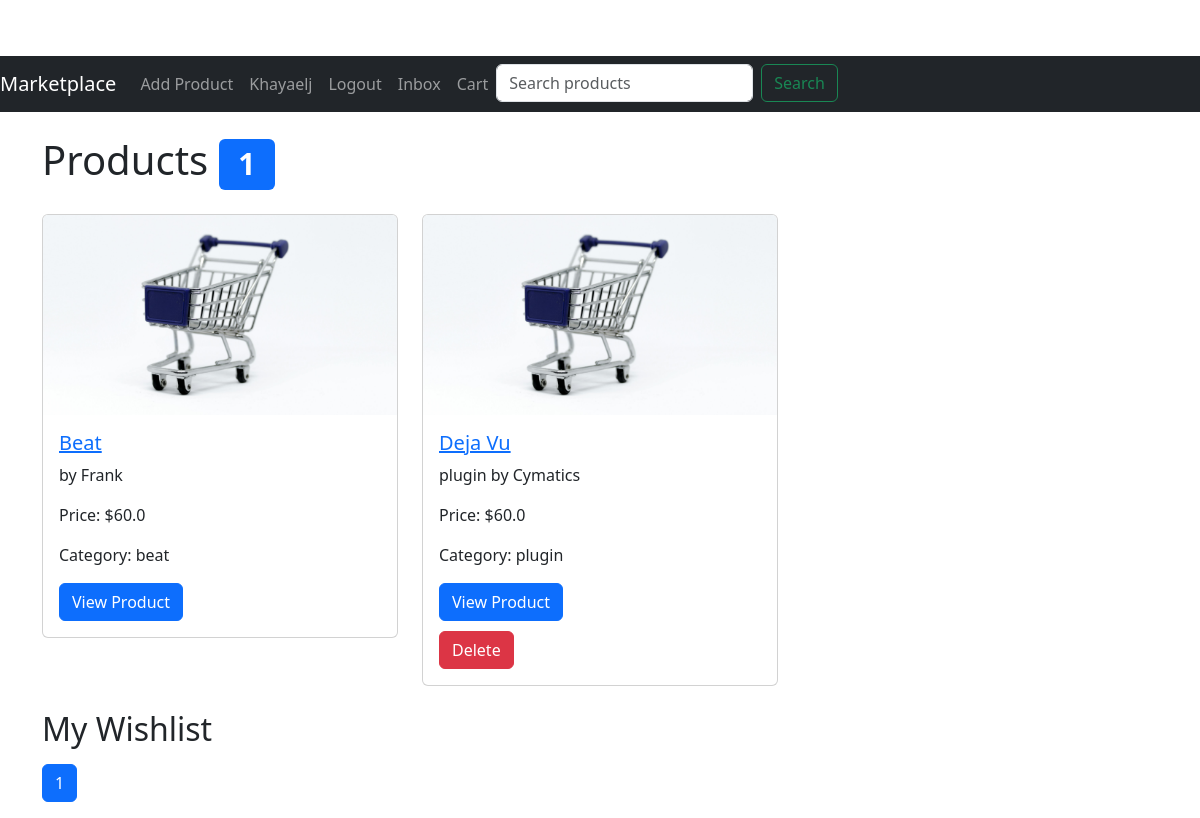
The app's page /index (signed in) with its own data.
### app/models.py (models this page shows, shortened)
class User(UserMixin, db.Model):
    id = db.Column(db.Integer, primary_key=True)
    username = db.Column(db.String(64), index=True, unique=True)
    email = db.Column(db.String(120), index=True, unique=True)
    password_hash = db.Column(db.String(128))
    profile_picture = db.Column(db.String(150), nullable=True)
    products = db.relationship('Product', backref='author', lazy='dynamic')
    reviews = db.relationship('Review', backref='author', lazy='dynamic')
    wishlist_entries = db.relationship('Wishlist', backref='user', lazy=True)
    received_messages = db.relationship('Message', foreign_keys='Message.receiver_id', backref='receiver', overlaps="sent_messages,received_messages")
    sent_messages = db.relationship('Message', foreign_keys='Message.sender_id', backref='sender', overlaps="received_messages,sent_messages")

class Product(db.Model):
    id = db.Column(db.Integer, primary_key=True)
    title = db.Column(db.String(128))
    description = db.Column(db.String(1024))
    price = db.Column(db.Float)
    image = db.Column(db.String(150), nullable=True)
    is_sold = db.Column(db.Boolean, default=False)
    created_at = db.Column(db.DateTime, index=True, default=datetime.utcnow)
    user_id = db.Column(db.Integer, db.ForeignKey('user.id'))
    category_id = db.Column(db.Integer, db.ForeignKey('category.id'))
    file_path = db.Column(db.String(150), nullable=True)  # Field for storing file paths
    file_type = db.Column(db.String(50), nullable=True)  # Field to store the type of file (e.g., 'ebook', 'plugin', 'instrumental')
    reviews = db.relationship('Review', backref='product', lazy='dynamic')
    orders = db.relationship('Order', backref='product', lazy='dynamic')

class Category(db.Model):
    id = db.Column(db.Integer, primary_key=True)
    name = db.Column(db.String(64), index=True, unique=True)
    products = db.relationship('Product', backref='category', lazy='dynamic')

### app/routes.py (the view)
@bp.route('/')
@bp.route('/index')
@login_required
def index():
    products = Product.query.order_by(Product.created_at.desc()).paginate(per_page=10)
    print(f"Products: {products.items}")  # Debug statement
    cart = Cart.query.filter_by(user_id=current_user.id).first()
    cart_item_count = len(CartItem.query.filter_by(cart_id=cart.id).all()) if cart else 0
    wishlist_items = Wishlist.query.filter_by(user_id=current_user.id).all()
    print(f"Wishlist Items: {wishlist_items}")  # Debug statement
    unread_count = Message.query.filter_by(receiver_id=current_user.id, read=False).count()
    return render_template('home.html', products=products, cart_item_count=cart_item_count, wishlist_items=wishlist_items, unread_count=unread_count)

### app/models.py (called while the page is built)
@login.user_loader
def load_user(id):
    return User.query.get(int(id))

### app/routes.py (called while the page is built)
@bp.before_request
def before_request():
    if current_user.is_authenticated:
        unread_count = Message.query.filter_by(receiver_id=current_user.id, read=False).count()
        current_app.jinja_env.globals['unread_count'] = unread_count

### app/templates/home.html (shortened to what this page needs)
{% extends "base.html" %}
{% block content %}
  <h1 class="my-4">Products
    <span class="badge bg-primary">{{ cart_item_count }}</span>
  </h1>
  <div class="row">
    {% for product in products.items %}
    <div class="col-md-4 mb-4">
      <div class="card">
        {% if product.image %}
          <img src="{{ url_for('static', filename='images/' + product.image) }}" class="card-img-top" alt="{{ product.title }}">
        {% else %}
          <img src="{{ url_for('static', filename='images/default.jpg') }}" class="card-img-top" alt="Default Image">
        {% endif %}
        <div class="card-body">
          <h5 class="card-title"><a href="{{ url_for('main.product', id=product.id) }}">{{ product.title }}</a></h5>
          <p class="card-text">{{ product.description }}</p>
          <p class="card-text">Price: ${{ product.price }}</p>
          <p class="card-text">Category: {{ product.category.name }}</p>
          <a href="{{ url_for('main.product', id=product.id) }}" class="btn btn-primary">View Product</a>
          {% if product.author == current_user %}
          <form action="{{ url_for('main.remove_product', id=product.id) }}" method="post" style="margin-top: 10px;">
              <button type="submit" class="btn btn-danger">Delete</button>
          </form>
          {% endif %}
        </div>
      </div>
    </div>
    {% endfor %}
  </div>
  <h2>My Wishlist</h2>
  <nav aria-label="Page navigation">
    <ul class="pagination">
      {% for page_num in products.iter_pages(left_edge=2, right_edge=2, left_current=1, right_current=1) %}
      {% if page_num %}
      <li class="page-item {% if page_num == products.page %}active{% endif %}">
        <a class="page-link" href="{{ url_for('main.index', page=page_num) }}">{{ page_num }}</a>
      </li>
      {% else %}
      <li class="page-item disabled"><span class="page-link">...</span></li>
      {% endif %}
      {% endfor %}
    </ul>
  </nav>
{% endblock %}

### app/templates/base.html (shortened to what this page needs)
<!doctype html>
<html lang="en">
<head>
  <link rel="stylesheet" href="{{ url_for('static', filename='css/styles.css') }}">
  <link href="https://cdn.jsdelivr.net/npm/bootstrap@5.3.0/dist/css/bootstrap.min.css" rel="stylesheet">
</head>
<body>
  <nav class="navbar navbar-expand-lg navbar-dark bg-dark">
    <a class="navbar-brand" href="{{ url_for('main.index') }}">Marketplace</a>
    <div class="collapse navbar-collapse" id="navbarNav">
      <ul class="navbar-nav">
        {% if current_user.is_authenticated %}
        <li class="nav-item">
          <a class="nav-link" href="{{ url_for('main.add_product') }}">Add Product</a>
        </li>
        <li class="nav-item">
          <a class="nav-link" href="{{ url_for('main.edit_profile') }}">{{ current_user.username }}</a>
        </li>
        <li class="nav-item">
          <a class="nav-link" href="{{ url_for('main.logout') }}">Logout</a>
        </li>
        <li class="nav-item">
          <a class="nav-link" href="{{ url_for('main.inbox') }}">
            Inbox
          </a>
        </li>
        {% endif %}
        <li class="nav-item">
          <a class="nav-link" href="{{ url_for('main.cart') }}">Cart</a>
        </li>
        <li class="nav-item">
          <form class="d-flex ms-auto" action="{{ url_for('main.search') }}" method="get">
            <input class="form-control me-2" type="search" name="query" placeholder="Search products" aria-label="Search">
            <button class="btn btn-outline-success" type="submit">Search</button>
          </form>
        </li>
      </ul>
    </div>
  </nav>
  <div class="container">
    {% block content %}{% endblock %}
  </div>
</body>
</html>

### app/static/css/styles.css (style rules this page uses)
body { padding-top: 56px; }
.card-img-top { height: 200px; object-fit: cover; }
.navbar { margin-bottom: 20px; }
.page-item.active .page-link { background-color: #0d6efd; border-color: #0d6efd; }
.container { max-width: 960px; margin: 0 auto; }
.btn { border-radius: .2rem; padding: .5rem 1rem; }
.btn-primary { background-color: #007bff; border-color: #007bff; }
.btn-danger { background-color: #dc3545; border-color: #dc3545; }

### records on screen
User: username "Khayaelj"
Product: title "Beat", description "by Frank", price "60.0", category.name "beat"
Product: title "Deja Vu", description "plugin by Cymatics", price "60.0", category.name "plugin"

### other values on screen
{{ cart_item_count }} "1"
{{ page_num }} "1"
